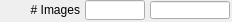
   <widget class="caFrame" name="caFrame_6">
    <property name="geometry">
     <rect>
      <x>440</x>
      <y>260</y>
      <width>232</width>
      <height>22</height>
     </rect>
    </property>
    <widget class="caLabel" name="caLabel_4">
     <property name="geometry">
      <rect>
       <x>0</x>
       <y>0</y>
       <width>80</width>
       <height>20</height>
      </rect>
     </property>
     <property name="frameShape">
      <enum>QFrame::NoFrame</enum>
     </property>
     <property name="text">
      <string># Images</string>
     </property>
     <property name="alignment">
      <set>Qt::AlignAbsolute|Qt::AlignRight|Qt::AlignTrailing|Qt::AlignVCenter</set>
     </property>
     <property name="fontScaleMode">
      <enum>ESimpleLabel::Height</enum>
     </property>
     <property name="foreground">
      <color>
       <red>0</red>
       <green>0</green>
       <blue>0</blue>
      </color>
     </property>
     <property name="background">
      <color alpha="0">
       <red>0</red>
       <green>0</green>
       <blue>0</blue>
      </color>
     </property>
    </widget>
    <widget class="caTextEntry" name="caTextEntry_1">
     <property name="geometry">
      <rect>
       <x>85</x>
       <y>0</y>
       <width>60</width>
       <height>20</height>
      </rect>
     </property>
     <property name="channel" stdset="0">
      <string>$(P)$(R)NumImages</string>
     </property>
     <property name="foreground">
      <color>
       <red>0</red>
       <green>0</green>
       <blue>0</blue>
      </color>
     </property>
     <property name="background">
      <color>
       <red>115</red>
       <green>223</green>
       <blue>255</blue>
      </color>
     </property>
     <property name="colorMode">
      <enum>caLineEdit::Static</enum>
     </property>
     <property name="precisionMode">
      <enum>caLineEdit::Channel</enum>
     </property>
     <property name="limitsMode">
      <enum>caLineEdit::Channel</enum>
     </property>
     <property name="maxValue">
      <double>1.000000000000000</double>
     </property>
     <property name="minValue">
      <double>0.000000000000000</double>
     </property>
     <property name="fontScaleMode" stdset="0">
      <enum>caLineEdit::Height</enum>
     </property>
     <property name="formatType">
      <enum>caLineEdit::decimal</enum>
     </property>
    </widget>
    <widget class="caLineEdit" name="caLineEdit_1">
     <property name="geometry">
      <rect>
       <x>150</x>
       <y>1</y>
       <width>80</width>
       <height>18</height>
      </rect>
     </property>
     <property name="alignment">
      <set>Qt::AlignAbsolute|Qt::AlignLeading|Qt::AlignLeft|Qt::AlignVCenter</set>
     </property>
     <property name="channel" stdset="0">
      <string>$(P)$(R)NumImages_RBV</string>
     </property>
     <property name="foreground">
      <color>
       <red>10</red>
       <green>0</green>
       <blue>184</blue>
      </color>
     </property>
     <property name="background">
      <color>
       <red>187</red>
       <green>187</green>
       <blue>187</blue>
      </color>
     </property>
     <property name="colorMode">
      <enum>caLineEdit::Static</enum>
     </property>
     <property name="precisionMode">
      <enum>caLineEdit::Channel</enum>
     </property>
     <property name="limitsMode">
      <enum>caLineEdit::Channel</enum>
     </property>
     <property name="maxValue">
      <double>1.000000000000000</double>
     </property>
     <property name="minValue">
      <double>0.000000000000000</double>
     </property>
     <property name="fontScaleMode" stdset="0">
      <enum>caLineEdit::Height</enum>
     </property>
     <property name="formatType">
      <enum>caLineEdit::decimal</enum>
     </property>
    </widget>
   </widget>
